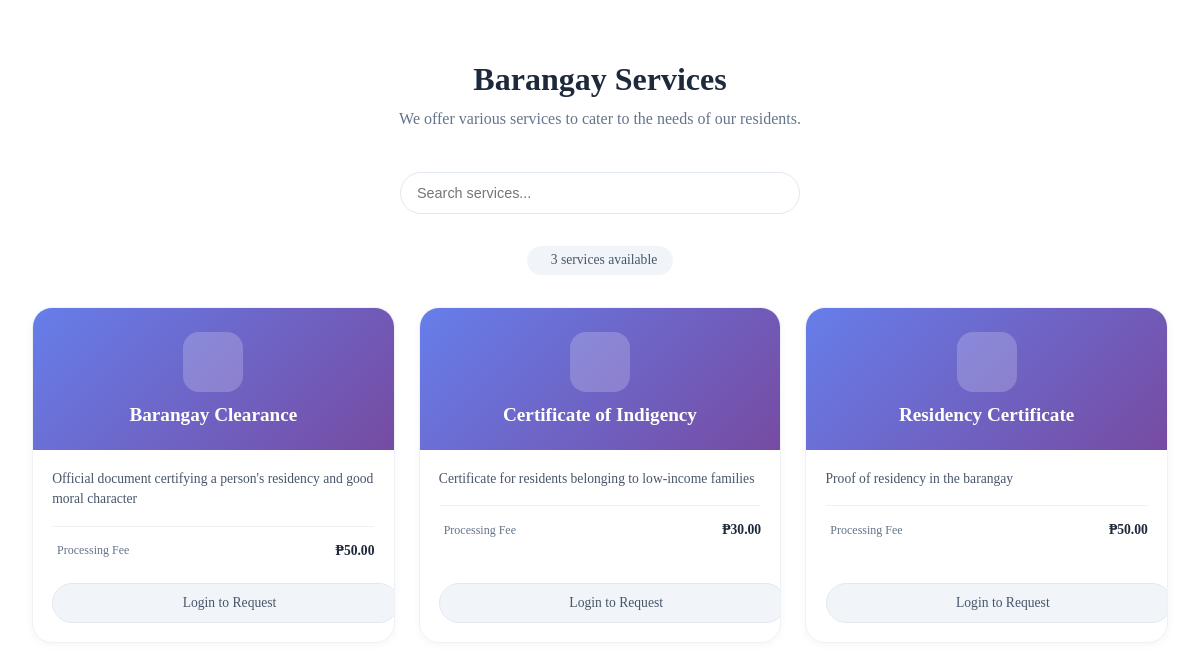
Page /pages/services.php on the earlier database version.
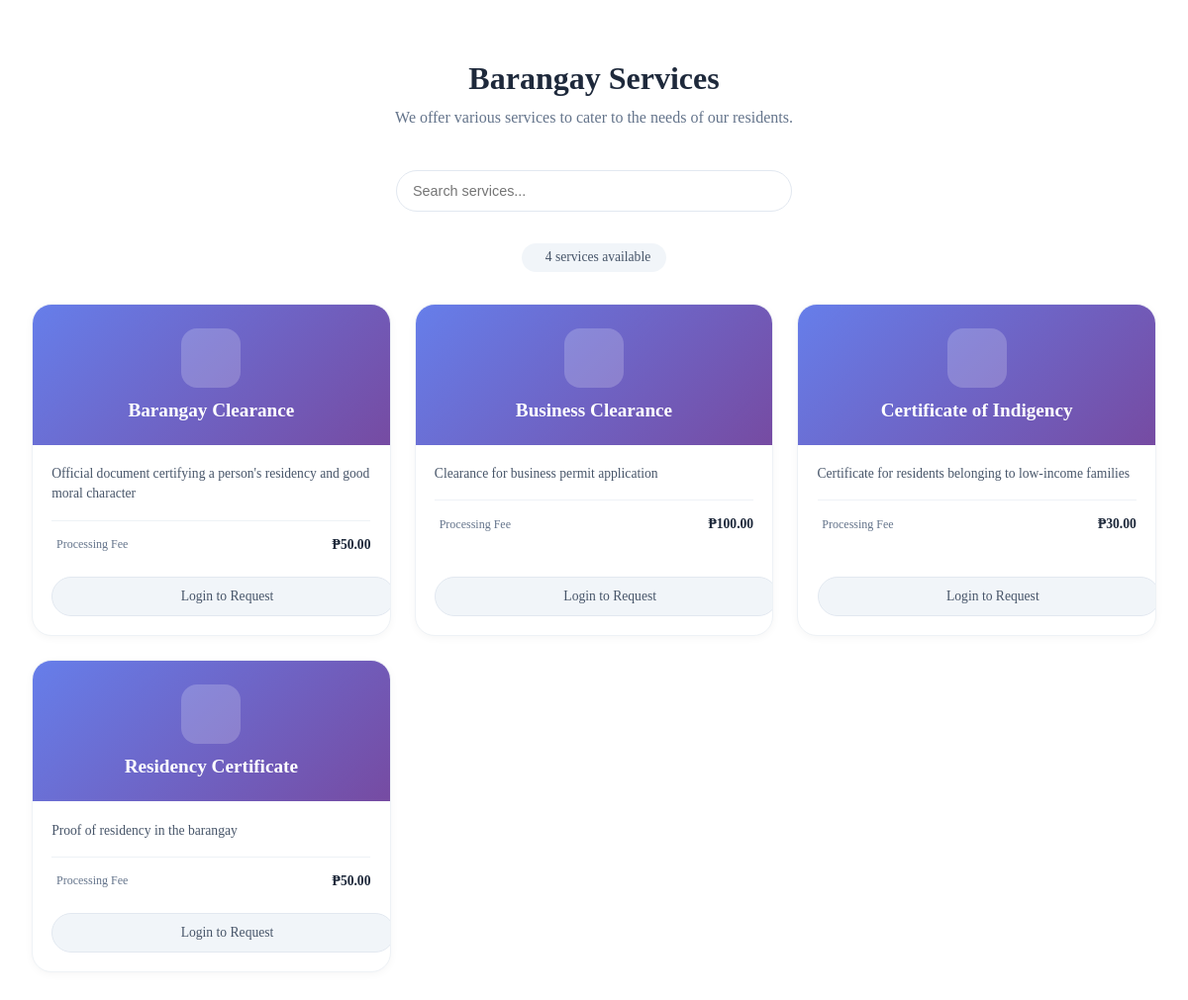
Same page on the later database version.
### tables this page shows
CREATE TABLE `services` (
  `id` int(11) NOT NULL,
  `service_name` varchar(100) NOT NULL,
  `description` text DEFAULT NULL,
  `requirements` text DEFAULT NULL,
  `processing_time` varchar(100) DEFAULT NULL,
  `fee` decimal(10,2) DEFAULT NULL,
  `is_active` tinyint(1) DEFAULT 1,
  `created_at` timestamp NOT NULL DEFAULT current_timestamp()
);

### pages/services.php (the view, shortened to what this page needs)
<?php
$database = new Database();
$db = $database->getConnection();
$page_query = "SELECT * FROM pages WHERE page_name = 'services'";
$page_stmt = $db->prepare($page_query);
$page_stmt->execute();
$services_page = $page_stmt->fetch(PDO::FETCH_ASSOC);
$page_title_text = $services_page['title'] ?? ($barangay_name ?? 'Barangay') . ' Services';
$page_description = $services_page['content'] ?? '<p>We offer various services to cater to the needs of our residents. Browse through our available services and request them online for your convenience.</p>';
$query = "SELECT * FROM services WHERE is_active = 1 ORDER BY service_name";
$stmt = $db->prepare($query);
$stmt->execute();
$services = $stmt->fetchAll(PDO::FETCH_ASSOC);
?>
<div class="services-page">
    <div class="page-header">
        <h1><?php echo htmlspecialchars($page_title_text); ?></h1>
        <div class="page-description">
            <?php
            $plain_description = strip_tags($page_description);
            echo htmlspecialchars($plain_description);
            ?>
        </div>
    </div>
    <?php if (count($services) > 0): ?>
        <div class="search-section">
            <div class="search-box">
                <input type="text" id="searchInput" class="search-input" placeholder="Search services..." onkeyup="filterServices()">
            </div>
        </div>
        <div class="stats-badge">
            <span id="servicesCount">
                <?php echo count($services); ?> service<?php echo count($services) > 1 ? 's' : ''; ?> available
            </span>
        </div>
        <div class="services-grid" id="servicesGrid">
            <?php foreach ($services as $service): ?>
                <div class="service-card" data-name="<?php echo strtolower(htmlspecialchars($service['service_name'])); ?>">
                    <div class="service-header">
                        <div class="service-icon">
                        </div>
                        <h3><?php echo htmlspecialchars($service['service_name']); ?></h3>
                    </div>
                    <div class="service-content">
                        <div class="service-description">
                            <?php echo nl2br(htmlspecialchars($service['description'])); ?>
                        </div>
                        <div class="service-meta">
                            <div class="meta-item">
                                <span class="meta-label"><i class="fas fa-tag"></i> Processing Fee</span>
                                <span class="meta-value">
                                    <?php
                                    if ($service['fee'] > 0) {
                                        echo '₱' . number_format($service['fee'], 2);
                                    } else {
                                        echo '<span style="color: #10b981;">Free</span>';
                                    }
                                    ?>
                                </span>
                            </div>
                        </div>
                        <?php if (isset($_SESSION['user_id'])): ?>
                            <a href="/testweb/resident/request_service.php?service_id=<?php echo $service['id']; ?>" class="btn-service btn-request">
                                Request Service <i class="fas fa-arrow-right"></i>
                            </a>
                        <?php else: ?>
                            <a href="/testweb/auth/login.php" class="btn-service btn-login">
                                <i class="fas fa-sign-in-alt"></i> Login to Request
                            </a>
                        <?php endif; ?>
                    </div>
                </div>
            <?php endforeach; ?>
        </div>
    <?php endif; ?>
</div>

Differences in the rows shown:
now on this page (row edited): services: service_name "Business Clearance", description "Clearance for business permit application", fee "100.00"
Other differences:
count($services): "3" → "4"
